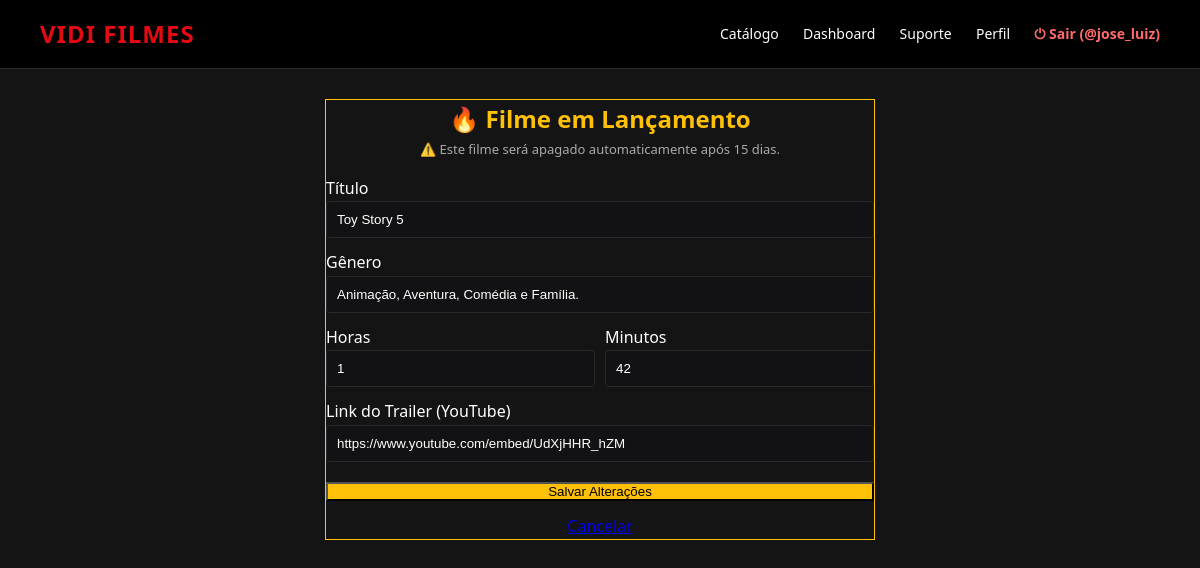
/admin/movie/edit/2 (signed in), run on the app's committed database.
### app/models.py (models this page shows, shortened)
class User(db.Model, UserMixin):
    id = db.Column(db.Integer, primary_key=True)
    username = db.Column(db.String(50), unique=True, nullable=False)
    email = db.Column(db.String(120), unique=True, nullable=False)
    password = db.Column(db.String(60), nullable=False)
    birthdate = db.Column(db.Date, nullable=False)
    country = db.Column(db.String(50), nullable=False)
    profile_pic = db.Column(db.String(120), default='default.jpg')
    is_admin = db.Column(db.Boolean, default=False)
    is_verified = db.Column(db.Boolean, default=False)
    verification_code = db.Column(db.String(4))
    username_last_changed = db.Column(db.DateTime)
    library_items = db.relationship('UserMovie', backref='user',
                                    cascade="all, delete-orphan")
    achievements = db.relationship('UserAchievement', backref='user',
                                   cascade="all, delete-orphan")

class Movie(db.Model):
    id = db.Column(db.Integer, primary_key=True)
    title = db.Column(db.String(100), nullable=False)
    genre = db.Column(db.String(50), nullable=False)
    duration_minutes = db.Column(db.Integer, default=0)
    trailer_url = db.Column(db.String(300))
    is_release = db.Column(db.Boolean, default=False)
    created_at = db.Column(db.DateTime, default=datetime.utcnow)

### app/routes.py (the view, shortened to what this page needs)
@routes.route("/admin/movie/edit/<int:movie_id>", methods=['GET', 'POST'])
@login_required
def admin_movie_edit(movie_id):
    if not current_user.is_admin:
        abort(403)
    movie = Movie.query.get_or_404(movie_id)
    return render_template('admin_movie.html', movie=movie, is_release=movie.is_release)

### app/models.py (called while the page is built)
@login_manager.user_loader
def load_user(user_id):
    return db.session.get(User, int(user_id))

### app/routes.py (called while the page is built)
@routes.before_request
def antes_da_requisicao():
    if request.endpoint and not request.endpoint.startswith('static'):
        if request.endpoint in ('routes.home', 'routes.admin_dashboard'):
            limpar_lancamentos_expirados()

@routes.after_request
def depois_da_requisicao(response):
    if request.endpoint and not request.endpoint.startswith('static'):
        response.headers['Cache-Control'] = 'no-store, no-cache, must-revalidate, max-age=0'
        response.headers['Pragma'] = 'no-cache'
        response.headers['Expires'] = '0'
    return response

### app/templates/admin_movie.html (shortened to what this page needs)
{% extends 'base.html' %}
{% block content %}
<div class="card" style="max-width:550px;margin:30px auto;
     border:1px solid {{ '#ffc107' if is_release else '#29292e' }};">
    <h2 style="color: {{ '#ffc107' if is_release else '#e50914' }}; text-align:center;">
        {{ '🔥 Filme em Lançamento' if is_release else '🎬 Filme do Catálogo Geral' }}
    </h2>
    {% if is_release %}
        <p style="color:#aaa;text-align:center;font-size:13px;margin-bottom:16px;">
            ⚠️ Este filme será apagado automaticamente após 15 dias.
        </p>
    {% endif %}
    {% set h = (movie.duration_minutes // 60) if movie else 2 %}
    {% set m = (movie.duration_minutes % 60) if movie else 0 %}
    <form method="POST">
        <label>Título</label>
        <input type="text" name="title" value="{{ movie.title if movie else '' }}" required
               style="width:100%;padding:10px;margin-bottom:12px;background:#121214;border:1px solid #29292e;color:#fff;border-radius:4px;">
        <label>Gênero</label>
        <input type="text" name="genre" value="{{ movie.genre if movie else '' }}" required
               style="width:100%;padding:10px;margin-bottom:12px;background:#121214;border:1px solid #29292e;color:#fff;border-radius:4px;">
        <div style="display:flex;gap:10px;margin-bottom:12px;">
            <div style="flex:1;">
                <label>Horas</label>
                <input type="number" name="hours" min="0" value="{{ h }}" required
                       style="width:100%;padding:10px;background:#121214;border:1px solid #29292e;color:#fff;border-radius:4px;">
            </div>
            <div style="flex:1;">
                <label>Minutos</label>
                <input type="number" name="minutes" min="0" max="59" value="{{ m }}" required
                       style="width:100%;padding:10px;background:#121214;border:1px solid #29292e;color:#fff;border-radius:4px;">
            </div>
        </div>
        <label>Link do Trailer (YouTube)</label>
        <input type="url" name="trailer_url" value="{{ movie.trailer_url if movie else '' }}"
               placeholder="https://www.youtube.com/watch?v=..."
               style="width:100%;padding:10px;margin-bottom:16px;background:#121214;border:1px solid #29292e;color:#fff;border-radius:4px;">
        <button type="submit" class="btn"
                style="width:100%; {{ 'background:#ffc107;color:#000;' if is_release else '' }}">
            {{ 'Salvar Alterações' if movie else 'Adicionar Filme' }}
        </button>
    </form>
    <a href="{{ url_for('routes.home') }}" class="btn-secondary"
       style="display:block;text-align:center;margin-top:10px;">Cancelar</a>
</div>
{% endblock %}

### app/templates/base.html (shortened to what this page needs)
<!DOCTYPE html>
<html lang="pt-br">
<head>
    <link rel="stylesheet" href="/static/style.css">
</head>
<body>
    <header>
        <a href="/home" class="logo">VIDI FILMES</a>
        <nav>
            {% if current_user.is_authenticated %}
                <a href="/home">Catálogo</a>
                {% if current_user.is_admin %}
                    <a href="/admin/dashboard">Dashboard</a>
                    <a href="/support">Suporte</a>
                {% else %}
                    <a href="/library">Minha Biblioteca</a>
                    <a href="/chats">Chats</a>
                    <a href="/achievements">Conquistas</a>
                {% endif %}
                <a href="/profile">Perfil</a>
                <a href="/logout" style="color:#ff6b6b;font-weight:600;">⏻ Sair ({{ current_user.username }})</a>
            {% else %}
                <a href="/login">Entrar</a>
                <a href="/register">Cadastrar</a>
            {% endif %}
        </nav>
    </header>
    <div class="container">
        {% block content %}{% endblock %}
    </div>
</body>
</html>

### app/static/style.css (style rules this page uses)
:root { --bg: #141414; --card: #1f1f1f; --border: #29292e; --accent: #e50914; --accent-hover: #b80710; --text: #fff; --muted: #a8a8b3; --gold: #ffc107; }
* { box-sizing: border-box; margin: 0; padding: 0; }
body { font-family: 'Segoe UI', Roboto, Helvetica, Arial, sans-serif; background: var(--bg); color: var(--text); min-height: 100vh; line-height: 1.6; }
header { background: #000; padding: 15px 40px; display: flex; justify-content: space-between; align-items: center; border-bottom: 1px solid var(--border); flex-wrap: wrap; gap: 15px; }
.logo { color: var(--accent); font-size: 24px; font-weight: 800; text-decoration: none; letter-spacing: 1px; }
nav a { color: var(--text); text-decoration: none; margin-left: 20px; font-size: 14px; transition: color 0.2s; }
.container { max-width: 1200px; margin: 30p }

### data on the page
User: username "@jose_luiz"
Movie: title "Toy Story 5", genre "Animação, Aventura, Comédia e Família.", trailer_url "https://www.youtube.com/embed/UdXjHHR_hZM"

### other printed values
{{ '🔥 Filme em Lançamento' if is_release else '🎬 Filme do Catálogo Geral' }} "🔥 Filme em Lançamento"
{{ 'Salvar Alterações' if movie else 'Adicionar Filme' }} "Salvar Alterações"
